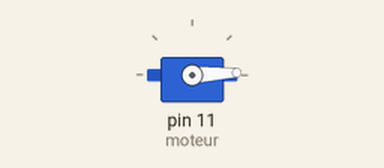
Recording of a sketch running on a simulated Arduino Uno, built with avr-gcc and run on an emulated ATmega328P. Parts: servo.

Above: at 0.05 s.
At 1.3 s:
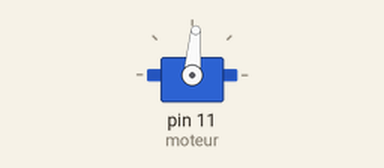
At 2.6 s:
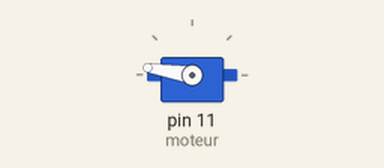
At 5.2 s:
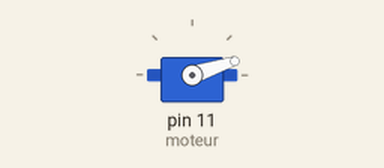
Timing chart, 0 to 7.1 s (numbered marks = the images above):
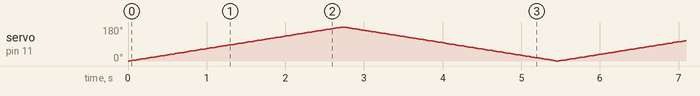

The sketch:

program.ino
```cpp
// C++ code
// Ne pas prendre en compte les erreurs sur un ide qui n'est pas celui de l'arduino

// Ici je déclare mes variable et mes librairie
#include <Servo.h>		//inclure la librairie du servo dans ce programme pour utiliser ses fonctions

int pos = 0; 			// Définition de la variable pos pour determiner la position a 0
int moteur = 11;		// Définition de la broche du moteur sur le pin 11
Servo MonServo;			// On initialise Servo

// Ici, ce code ne s'execute qu'une seule fois
void setup() {
  MonServo.attach(moteur); 	// J'indique que le servo est attaché au pin 11 (moteur) en sortie
}

// Ici, la boucle s'effectue indéfiniement
void loop() {

  // je boucle, tant que la position est inférieur a 180 degres, j'ajoute 1 degres toute les 15 miliseconde.
  for (pos = 0; pos <= 180; pos += 1) {
    MonServo.write(pos);
    delay(15);
  }

  // je boucle, tant que la position est supérieur a 0 degres, j'enleve 1 degres toute les 15 miliseconde.
  for (pos = 180; pos >= 0; pos -= 1) {
    MonServo.write(pos);
    delay(15);
  }
}
```
